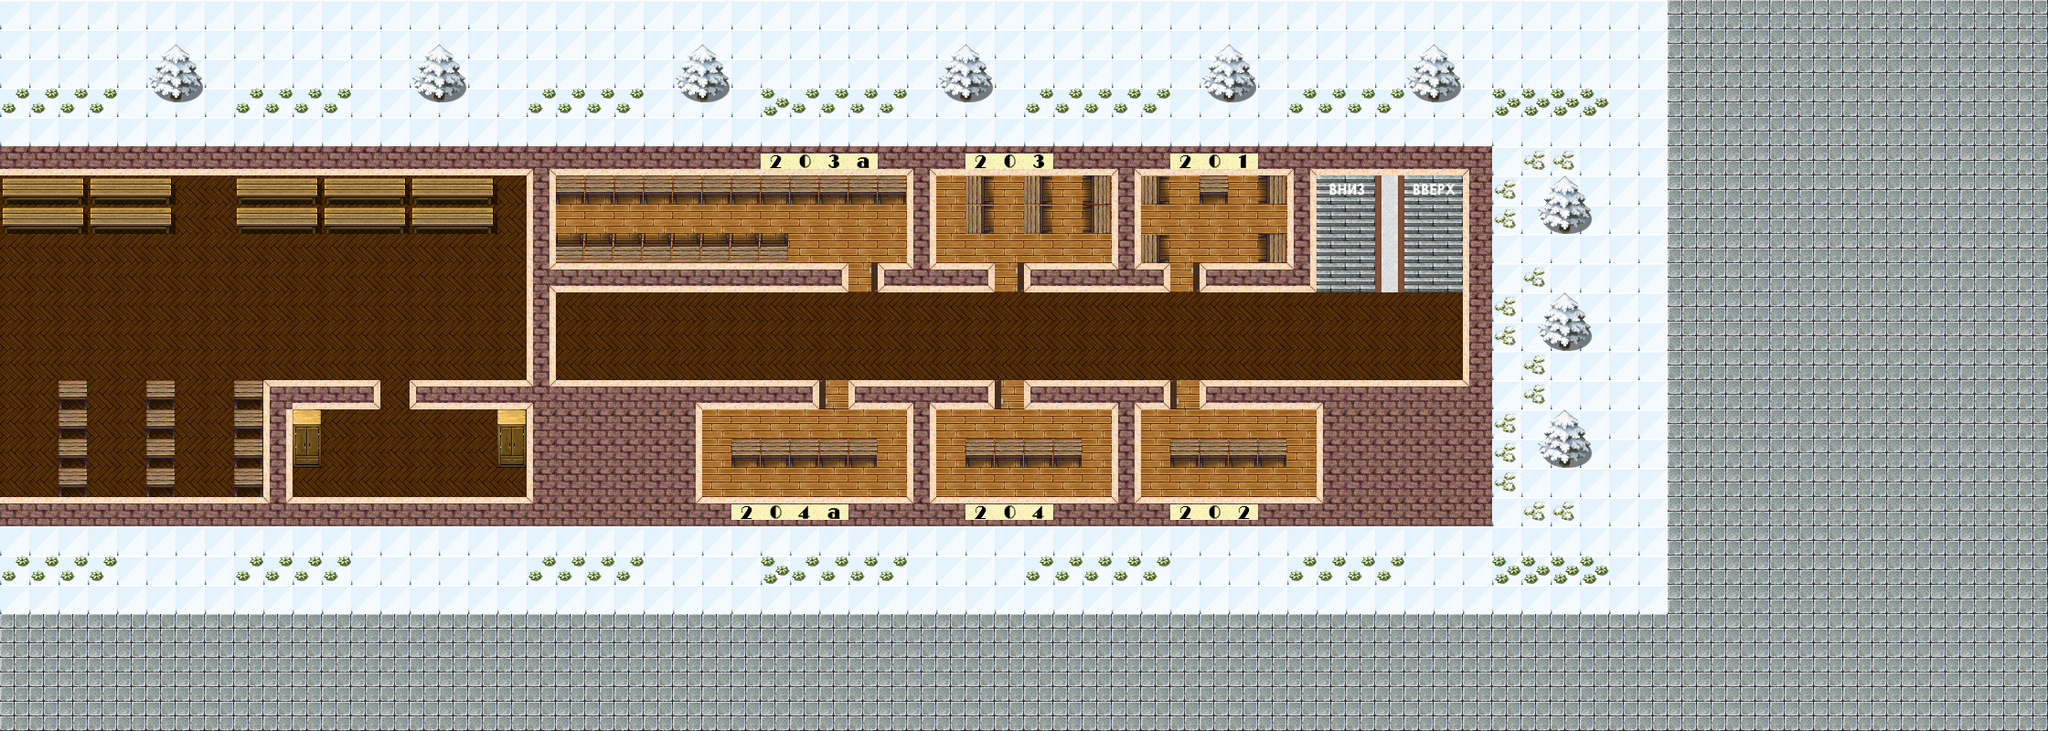

Below is a game level as drawn by its tile map, then a one-line description and the .tmx that defines it (tile-layer data replaced by summaries):
An orthogonal 70x25 tile map with 32x32 px tiles, 4 tile layers (back, obj, walls, walls 2), 5 tilesets and 8 objects.

<map version="1.10" tiledversion="1.10.2" orientation="orthogonal" renderorder="right-down" width="70" height="25" tilewidth="32" tileheight="32" infinite="0" nextlayerid="7" nextobjectid="10">
 <tileset firstgid="1" source="tilea5.tsx" />
 <tileset firstgid="129" source="tiles.tsx" />
 <tileset firstgid="193" source="tiled.tsx" />
 <tileset firstgid="449" source="vx-winter-tileset.tsx" />
 <tileset firstgid="705" source="numbers.tsx" />
 <layer id="1" name="back" width="70" height="25">
  <data>[1750 cells, 1740 non-empty, 8 distinct tile ids]</data>
 </layer>
 <layer id="2" name="obj" width="70" height="25">
  <data>[1750 cells, 453 non-empty, 26 distinct tile ids]</data>
 </layer>
 <layer id="3" name="walls" width="70" height="25">
  <data>[1750 cells, 195 non-empty, 20 distinct tile ids]</data>
 </layer>
 <layer id="4" name="walls 2" width="70" height="25">
  <data>[1750 cells, 41 non-empty, 14 distinct tile ids]</data>
 </layer>
 <objectgroup id="5" name="auditories" width="70" height="25">
  <object id="1" x="1248" y="192" width="180" height="117">
   <text wrap="1">201</text>
  </object>
  <object id="3" x="1248" y="429" width="200" height="116">
   <text wrap="1">202</text>
  </object>
  <object id="4" x="1021" y="190" width="200" height="119">
   <text wrap="1">203</text>
  </object>
  <object id="5" x="610" y="191" width="389" height="117">
   <text wrap="1">203a</text>
  </object>
  <object id="6" x="1019" y="428" width="200" height="118">
   <text wrap="1">204</text>
  </object>
  <object id="7" x="769" y="428" width="227" height="117">
   <text wrap="1">204a</text>
  </object>
 </objectgroup>
 <objectgroup id="6" name="stairs" width="70" height="25">
  <object id="8" x="1436" y="188" width="75" height="51">
   <text wrap="1">to 1st</text>
  </object>
  <object id="9" x="1530" y="191" width="75" height="51">
   <text wrap="1">to 3rd</text>
  </object>
 </objectgroup>
</map>